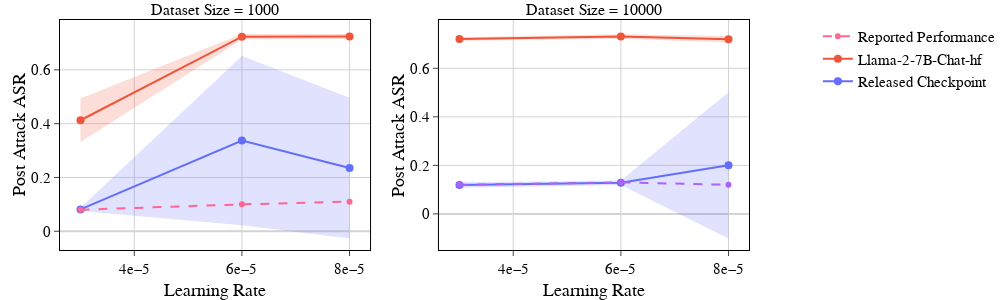

Source (notebook cell):
### Markdown cell above
# Plot Figure

### Code cell
import pandas as pd
import plotly.graph_objs as go
import plotly.express as px
from plotly.subplots import make_subplots

# Function to convert hex to rgba with a transparency level
def hex_to_rgba(hex_color, opacity=0.2):
    hex_color = hex_color.lstrip('#')
    rgb = tuple(int(hex_color[i:i+2], 16) for i in (0, 2, 4))
    return f'rgba({rgb[0]}, {rgb[1]}, {rgb[2]}, {opacity})'

def plot_attack_asr_with_faded_intervals(file_paths):
    # Create subplots with 1 row and 2 columns
    fig = make_subplots(
        rows=1, cols=2, 
        subplot_titles=("Dataset Size = 1000", "Dataset Size = 10000")
    )

    # Use Plotly's predefined color palette
    colors = px.colors.qualitative.Plotly
    legend = ['Released Checkpoint', 'Llama-2-7B-Chat-hf']
    dataset_sizes = [1000, 10000]

    # Loop over dataset sizes and create subplots
    for col, dataset_size in enumerate(dataset_sizes, start=1):
        # Loop through each file and add traces
        for i, file_path in enumerate(file_paths):
            # Load the CSV file
            data = pd.read_csv(file_path)

            # Filter the data for the specific dataset size
            filtered_data = data[
                (data['dataset_size'] == dataset_size) &
                (data['seed'].isin([1, 2, 3, 4, 5]))
            ]

            # Group by 'lr' and calculate statistics
            grouped_data = filtered_data.groupby('lr').agg(
                mean_post_attack_asr=('post_attack_asr', 'mean'),
                std_post_attack_asr=('post_attack_asr', 'std')
            ).reset_index()

            # Compute upper and lower bounds
            grouped_data['upper'] = grouped_data['mean_post_attack_asr'] + grouped_data['std_post_attack_asr']
            grouped_data['lower'] = grouped_data['mean_post_attack_asr'] - grouped_data['std_post_attack_asr']

            # Assign color based on the predefined Plotly palette
            trace_color = colors[i % len(colors)]

            # Add the shaded error region (mean ± std) with a faded color
            fig.add_trace(
                go.Scatter(
                    x=grouped_data['lr'],
                    y=grouped_data['upper'],
                    mode='lines',
                    line=dict(width=0),
                    showlegend=False,
                    hoverinfo='skip'
                ),
                row=1, col=col
            )

            fig.add_trace(
                go.Scatter(
                    x=grouped_data['lr'],
                    y=grouped_data['lower'],
                    mode='lines',
                    line=dict(width=0),
                    fill='tonexty',  # Fill to the next trace
                    fillcolor=hex_to_rgba(trace_color),
                    showlegend=False,
                    hoverinfo='skip'
                ),
                row=1, col=col
            )

            # Add the mean trace (solid line)
            fig.add_trace(
                go.Scatter(
                    x=grouped_data['lr'],
                    y=grouped_data['mean_post_attack_asr'],
                    mode='lines+markers',
                    line=dict(width=2, color=trace_color),
                    marker=dict(size=8),
                    name=legend[i] if col == 1 else None,
                    showlegend=(col == 1)
                ),
                row=1, col=col
            )

        # Add the 'Reported Performance' trace
        if dataset_size == 1000:
            fig.add_trace(
                go.Scatter(
                    x=[3e-5, 6e-5, 8e-5],
                    y=[0.08, 0.1, 0.11],
                    mode='lines+markers',
                    name='Reported Performance' if col == 1 else None,
                    line=dict(dash='dash'),
                    showlegend=(col == 1)
                ),
                row=1, col=col
            )
        else:
            fig.add_trace(
                go.Scatter(
                    x=[3e-5, 6e-5, 8e-5],
                    y=[0.12, 0.13, 0.12],
                    mode='lines+markers',
                    name='Reported Performance' if col == 1 else None,
                    line=dict(dash='dash'),
                    showlegend=(col == 1)
                ),
                row=1, col=col
            )

        # Update x-axis and y-axis titles
        fig.update_xaxes(
            title_text="Learning Rate",
            exponentformat="e",
            showexponent="all",
            row=1, col=col,
            title_standoff=10
        )
        fig.update_yaxes(
            title_text="Post Attack ASR",
            row=1, col=col,
            title_standoff=0
        )

    # Update the layout
    fig.update_layout(
        template="plotly_white",
        height=300,  # Adjust as needed
        width=1000,   # Adjust as needed for two subplots
        legend=dict(
            tracegroupgap=0,
            x=1.1,
            y=1
        ),
        font=dict(
            family="Arial",
            size=15,
            color="black"
        )
    )
    fig.update_layout(margin=dict(t=20, b=0, r=10, l=60))
    fig.update_layout(
        plot_bgcolor='white',
        legend=dict(tracegroupgap=0),  # Reduce the distance between legend items
        xaxis=dict(exponentformat="e", showexponent="all")
        )
    fig.update_xaxes(
        {'gridcolor': 'lightgrey', 'zerolinecolor': 'lightgrey'},
        mirror=True,
        ticks='outside',
        showline=True,
        linecolor='black',
    )
    fig.update_yaxes(
        {'gridcolor': 'lightgrey', 'zerolinecolor': 'lightgrey'},
        mirror=True,
        ticks='outside',
        showline=True,
        linecolor='black'
    )
    # Show the plot
    fig.show()
    config = {'staticPlot': False, 'mathjax': 'cdn'}
    fig.write_image("ASR_curve.pdf")

# File paths to your CSV files
file_path1 = 'llama-2-ft_repnoise_0.001_beta_results.csv'
file_path2 = 'llama-2-chat-hf_results.csv'
file_path_list = [file_path1, file_path2]

# Call the function
plot_attack_asr_with_faded_intervals(file_path_list)

### Figure 1 — Plotly figure (JSON) as saved in the notebook; plotly's stock layout.template omitted (floating-point values rounded to 4 significant figures)
{"data": [{"hoverinfo": "skip", "line": {"width": 0}, "mode": "lines", "showlegend": false, "type": "scatter", "x": [3e-05, 6e-05, 8e-05], "xaxis": "x", "y": [0.08747, 0.6519, 0.4966], "yaxis": "y"}, {"fill": "tonexty", "fillcolor": "rgba(99, 110, 250, 0.2)", "hoverinfo": "skip", "line": {"width": 0}, "mode": "lines", "showlegend": false, "type": "scatter", "x": [3e-05, 6e-05, 8e-05], "xaxis": "x", "y": [0.07525, 0.02277, -0.02688], "yaxis": "y"}, {"line": {"color": "#636EFA", "width": 2}, "marker": {"size": 8}, "mode": "lines+markers", "name": "Released Checkpoint", "showlegend": true, "type": "scatter", "x": [3e-05, 6e-05, 8e-05], "xaxis": "x", "y": [0.08136, 0.3373, 0.2349], "yaxis": "y"}, {"hoverinfo": "skip", "line": {"width": 0}, "mode": "lines", "showlegend": false, "type": "scatter", "x": [3e-05, 6e-05, 8e-05], "xaxis": "x", "y": [0.4933, 0.7336, 0.7336], "yaxis": "y"}, {"fill": "tonexty", "fillcolor": "rgba(239, 85, 59, 0.2)", "hoverinfo": "skip", "line": {"width": 0}, "mode": "lines", "showlegend": false, "type": "scatter", "x": [3e-05, 6e-05, 8e-05], "xaxis": "x", "y": [0.332, 0.7132, 0.7143], "yaxis": "y"}, {"line": {"color": "#EF553B", "width": 2}, "marker": {"size": 8}, "mode": "lines+markers", "name": "Llama-2-7B-Chat-hf", "showlegend": true, "type": "scatter", "x": [3e-05, 6e-05, 8e-05], "xaxis": "x", "y": [0.4127, 0.7234, 0.724], "yaxis": "y"}, {"line": {"dash": "dash"}, "mode": "lines+markers", "name": "Reported Performance", "showlegend": true, "type": "scatter", "x": [3e-05, 6e-05, 8e-05], "xaxis": "x", "y": [0.08, 0.1, 0.11], "yaxis": "y"}, {"hoverinfo": "skip", "line": {"width": 0}, "mode": "lines", "showlegend": false, "type": "scatter", "x": [3e-05, 6e-05, 8e-05], "xaxis": "x2", "y": [0.1304, 0.1379, 0.5018], "yaxis": "y2"}, {"fill": "tonexty", "fillcolor": "rgba(99, 110, 250, 0.2)", "hoverinfo": "skip", "line": {"width": 0}, "mode": "lines", "showlegend": false, "type": "scatter", "x": [3e-05, 6e-05, 8e-05], "xaxis": "x2", "y": [0.108, 0.1196, -0.1013], "yaxis": "y2"}, {"line": {"color": "#636EFA", "width": 2}, "marker": {"size": 8}, "mode": "lines+markers", "showlegend": false, "type": "scatter", "x": [3e-05, 6e-05, 8e-05], "xaxis": "x2", "y": [0.1192, 0.1287, 0.2002], "yaxis": "y2"}, {"hoverinfo": "skip", "line": {"width": 0}, "mode": "lines", "showlegend": false, "type": "scatter", "x": [3e-05, 6e-05, 8e-05], "xaxis": "x2", "y": [0.7276, 0.7404, 0.7326], "yaxis": "y2"}, {"fill": "tonexty", "fillcolor": "rgba(239, 85, 59, 0.2)", "hoverinfo": "skip", "line": {"width": 0}, "mode": "lines", "showlegend": false, "type": "scatter", "x": [3e-05, 6e-05, 8e-05], "xaxis": "x2", "y": [0.7134, 0.7217, 0.7058], "yaxis": "y2"}, {"line": {"color": "#EF553B", "width": 2}, "marker": {"size": 8}, "mode": "lines+markers", "showlegend": false, "type": "scatter", "x": [3e-05, 6e-05, 8e-05], "xaxis": "x2", "y": [0.7205, 0.731, 0.7192], "yaxis": "y2"}, {"line": {"dash": "dash"}, "mode": "lines+markers", "showlegend": false, "type": "scatter", "x": [3e-05, 6e-05, 8e-05], "xaxis": "x2", "y": [0.12, 0.13, 0.12], "yaxis": "y2"}], "layout": {"annotations": [{"font": {"size": 16}, "showarrow": false, "text": "Dataset Size = 1000", "x": 0.225, "xanchor": "center", "xref": "paper", "y": 1, "yanchor": "bottom", "yref": "paper"}, {"font": {"size": 16}, "showarrow": false, "text": "Dataset Size = 10000", "x": 0.775, "xanchor": "center", "xref": "paper", "y": 1, "yanchor": "bottom", "yref": "paper"}], "font": {"color": "black", "family": "Arial", "size": 15}, "height": 300, "legend": {"tracegroupgap": 0, "x": 1.1, "y": 1}, "margin": {"b": 0, "l": 60, "r": 10, "t": 20}, "plot_bgcolor": "white", "width": 1000, "xaxis": {"anchor": "y", "domain": [0, 0.45], "exponentformat": "e", "gridcolor": "lightgrey", "linecolor": "black", "mirror": true, "showexponent": "all", "showline": true, "ticks": "outside", "title": {"standoff": 10, "text": "Learning Rate"}, "zerolinecolor": "lightgrey"}, "xaxis2": {"anchor": "y2", "domain": [0.55, 1], "exponentformat": "e", "gridcolor": "lightgrey", "linecolor": "black", "mirror": true, "showexponent": "all", "showline": true, "ticks": "outside", "title": {"standoff": 10, "text": "Learning Rate"}, "zerolinecolor": "lightgrey"}, "yaxis": {"anchor": "x", "domain": [0, 1], "gridcolor": "lightgrey", "linecolor": "black", "mirror": true, "showline": true, "ticks": "outside", "title": {"standoff": 0, "text": "Post Attack ASR"}, "zerolinecolor": "lightgrey"}, "yaxis2": {"anchor": "x2", "domain": [0, 1], "gridcolor": "lightgrey", "linecolor": "black", "mirror": true, "showline": true, "ticks": "outside", "title": {"standoff": 0, "text": "Post Attack ASR"}, "zerolinecolor": "lightgrey"}}}
